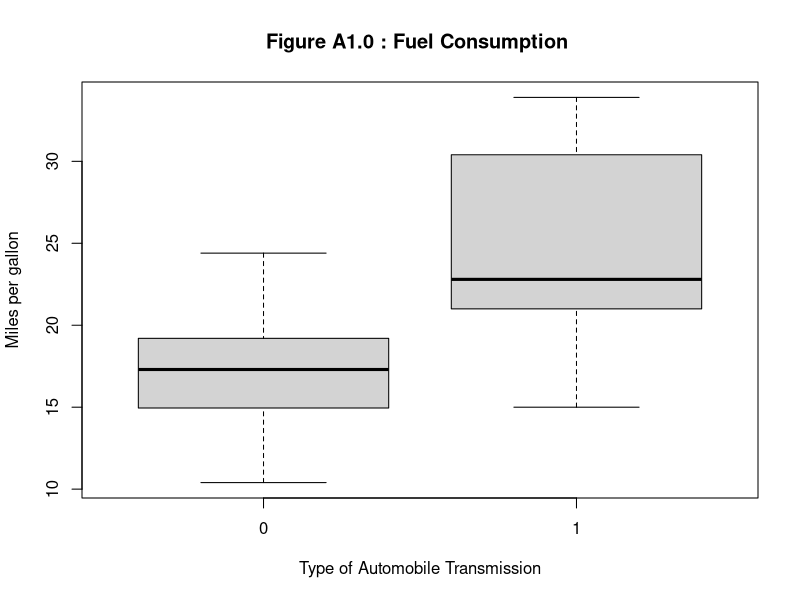
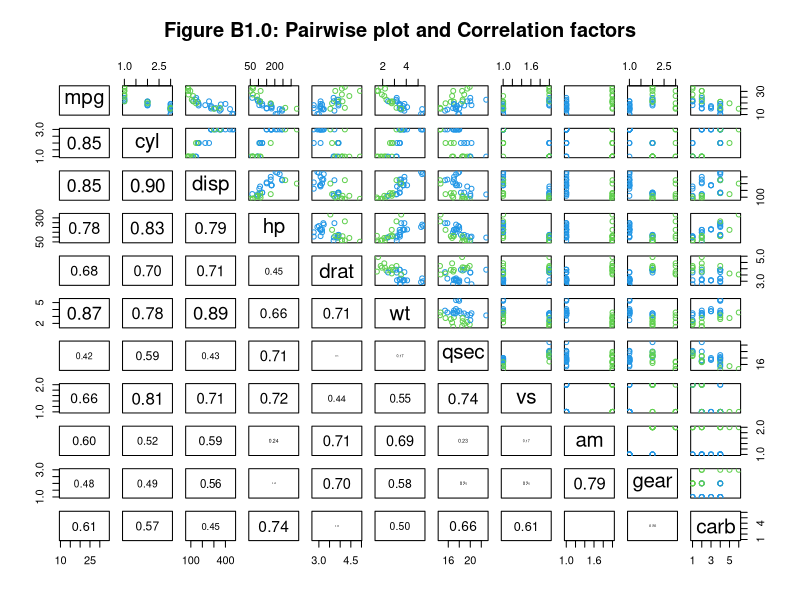
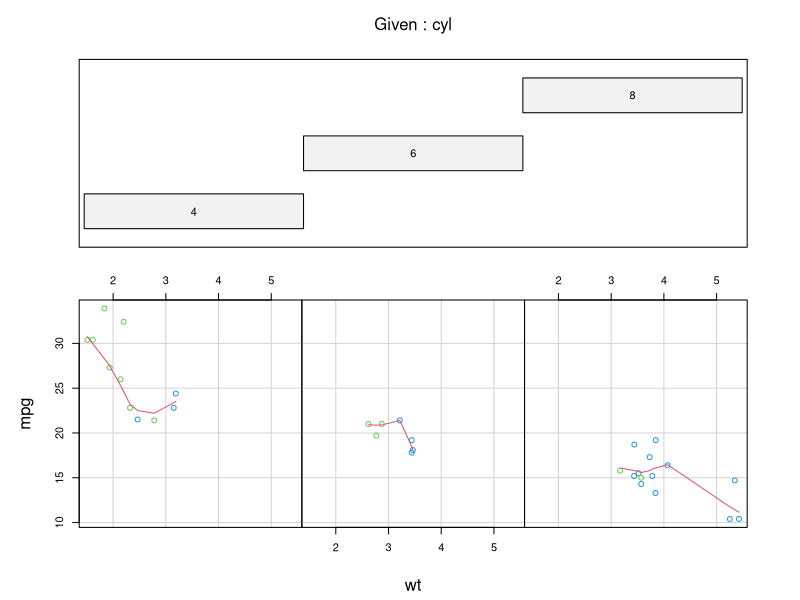
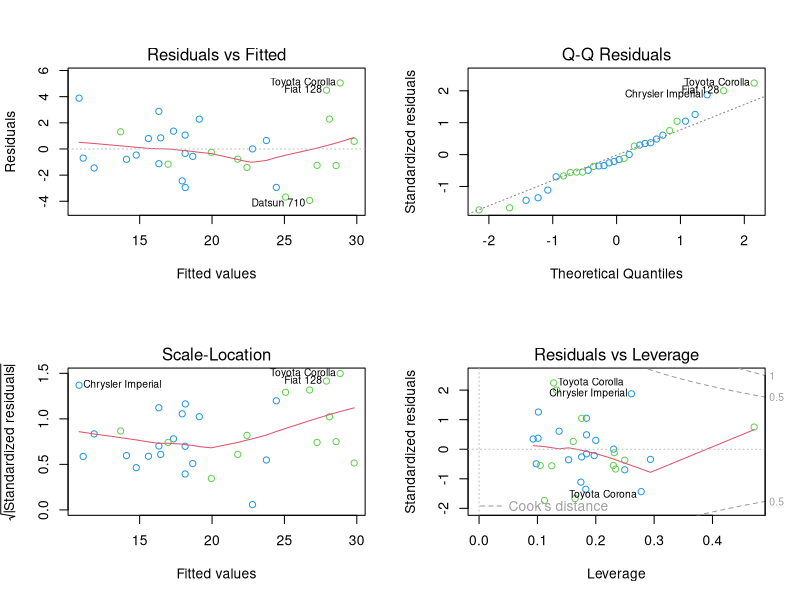

Recreate these plots in R, in order.
## ---- chunk 1
data(mtcars)
mtcars$cyl <- factor(mtcars$cyl); mtcars$vs <- factor(mtcars$vs)
mtcars$am <- factor(mtcars$am); mtcars$gear <- factor(mtcars$gear)
mtcars$carb<- factor(mtcars$carb)

## ---- chunk 2
data(mtcars)
head(mtcars,3)
## ---- chunk 3
mtcars$cyl <- factor(mtcars$cyl); mtcars$vs <- factor(mtcars$vs)
mtcars$am <- factor(mtcars$am); mtcars$gear <- factor(mtcars$gear)
mtcars$carb<- factor(mtcars$carb)
## ---- chunk 4
plot(mtcars$am, mtcars$mpg, xlab= "Type of Automobile Transmission", ylab="Miles per gallon" , main = "Figure A1.0 : Fuel Consumption ")

## ---- chunk 5
## function to get correlation values
panel.cor <- function(x, y, digits = 2, prefix = "", cex.cor, ...)
{usr <- par("usr"); on.exit(par(usr)); par(usr = c(0, 1, 0, 1)); r <- abs(cor(x, y))
  txt <- format(c(r, 0.123456789), digits = digits)[1]; txt <- paste0(prefix, txt)
  if(missing(cex.cor)) cex.cor <- 0.8/strwidth(txt); text(0.5, 0.5, txt, cex = cex.cor * r)}

## pairwise plot, with correlation values in lower panel
pairs(mtcars,lower.panel = panel.cor, col=3+ (mtcars$am == 0), main="Figure B1.0: Pairwise plot and Correlation factors")
## ---- chunk 6
model1 <- lm(mpg~., data=mtcars) # initial model including all variables
##summary(model1) -- commented out to reduce number of pages
## coef(model1) -- -- commented out to reduce number of pages
## ---- chunk 7
library(MASS)
model2 <- stepAIC(model1, method="backward") # iterative results too long; not echoed
##summary(model2)-- commented out to reduce number of pages

## ---- chunk 8
coef(model2)
## ---- chunk 9
require(graphics)
coplot(mpg~wt|cyl, data=mtcars,panel = panel.smooth, rows = 1, 
       col=3+ (mtcars$am == 0), main = "Figure C1.0")
## ---- chunk 10
par(mfrow=c(2,2))
plot(model2, col=3+ (mtcars$am == 0))
